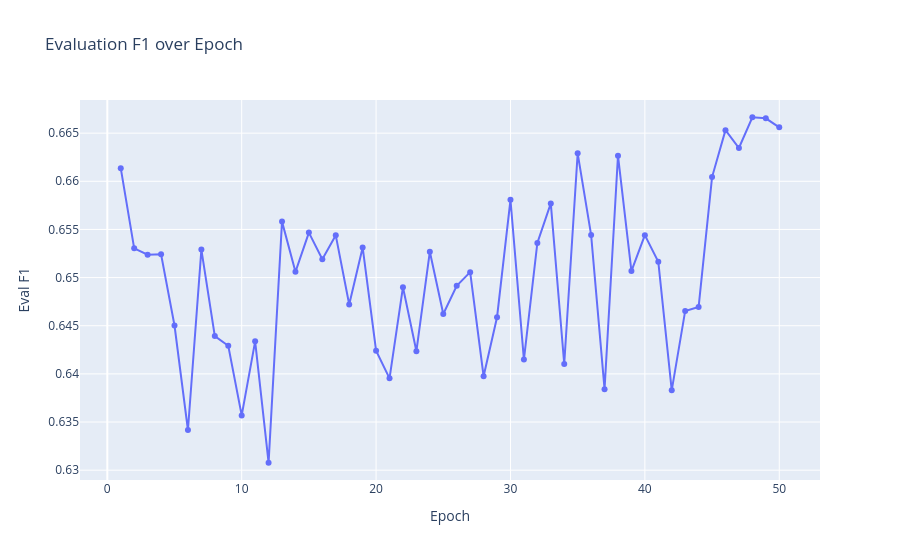

Notebook cell for this chart:
### Markdown cell above
# Training loss

### Code cell
import pandas as pd
import plotly.express as px
path_metrics = "results/metrics.csv"

# Read metrics file
pd_metrics = pd.read_csv(path_metrics)

# Quick inspect (prints column names) -- can be removed later
print('metrics columns:', pd_metrics.columns.tolist())

# Ensure eval_f1 exists and drop NaNs for plotting

pd_plot = pd_metrics[['eval_f1']].copy()
pd_plot['eval_f1'] = pd_plot['eval_f1'].astype(float)

# Choose x-axis: prefer 'epoch', then 'step', otherwise use index
if 'epoch' in pd_metrics.columns:
    pd_plot['x'] = pd_metrics['epoch']
    x_label = 'Epoch'
elif 'step' in pd_metrics.columns:
    pd_plot['x'] = pd_metrics['step']
    x_label = 'Step'
else:
    pd_plot = pd_plot.reset_index().rename(columns={'index': 'x'})
    x_label = 'Index'

# Drop rows where eval_f1 is NaN
pd_plot = pd_plot.dropna(subset=['eval_f1'])

# Build the Plotly line chart
fig = px.line(pd_plot, x='x', y='eval_f1', markers=True,
              title='Evaluation F1 over ' + x_label,
              labels={'eval_f1': 'Eval F1', 'x': x_label})

# Set a sensible y-range padding (works with decimals or percentages)
yvals = pd_plot['eval_f1']
if not yvals.empty:
    y_min = float(yvals.min())
    y_max = float(yvals.max())
    pad = (y_max - y_min) * 0.05 if y_max != y_min else 0.05
    fig.update_layout(yaxis=dict(range=[y_min - pad, y_max + pad]))

fig.update_traces(line=dict(width=2))
fig.show()

### Figure 1 — Plotly figure (JSON) as saved in the notebook; plotly's stock layout.template omitted (floating-point values rounded to 4 significant figures)
{"data": [{"hovertemplate": "Epoch=%{x}<br>Eval F1=%{y}<extra></extra>", "legendgroup": "", "line": {"color": "#636efa", "dash": "solid", "width": 2}, "marker": {"symbol": "circle"}, "mode": "lines+markers", "name": "", "orientation": "v", "showlegend": false, "type": "scatter", "x": [1.0, 2.0, 3.0, 4.0, 5.0, 6.0, 7.0, 8.0, 9.0, 10.0, 11.0, 12.0, 13.0, 14.0, 15.0, 16.0, 17.0, 18.0, 19.0, 20.0, 21.0, 22.0, 23.0, 24.0, 25.0, 26.0, 27.0, 28.0, 29.0, 30.0, 31.0, 32.0, 33.0, 34.0, 35.0, 36.0, 37.0, 38.0, 39.0, 40.0, 41.0, 42.0, 43.0, 44.0, 45.0, 46.0, 47.0, 48.0, 49.0, 50.0], "xaxis": "x", "y": [0.6614, 0.653, 0.6524, 0.6524, 0.645, 0.6342, 0.6529, 0.6439, 0.6429, 0.6357, 0.6434, 0.6308, 0.6558, 0.6506, 0.6547, 0.6519, 0.6544, 0.6472, 0.6531, 0.6424, 0.6395, 0.649, 0.6424, 0.6527, 0.6462, 0.6491, 0.6506, 0.6398, 0.6459, 0.6581, 0.6415, 0.6536, 0.6577, 0.641, 0.6629, 0.6544, 0.6384, 0.6627, 0.6507, 0.6544, 0.6516, 0.6383, 0.6465, 0.647, 0.6604, 0.6653, 0.6635, 0.6666, 0.6665, 0.6656], "yaxis": "y"}], "layout": {"legend": {"tracegroupgap": 0}, "title": {"text": "Evaluation F1 over Epoch"}, "xaxis": {"anchor": "y", "domain": [0, 1], "title": {"text": "Epoch"}}, "yaxis": {"anchor": "x", "domain": [0, 1], "range": [0.629, 0.6684], "title": {"text": "Eval F1"}}}}
